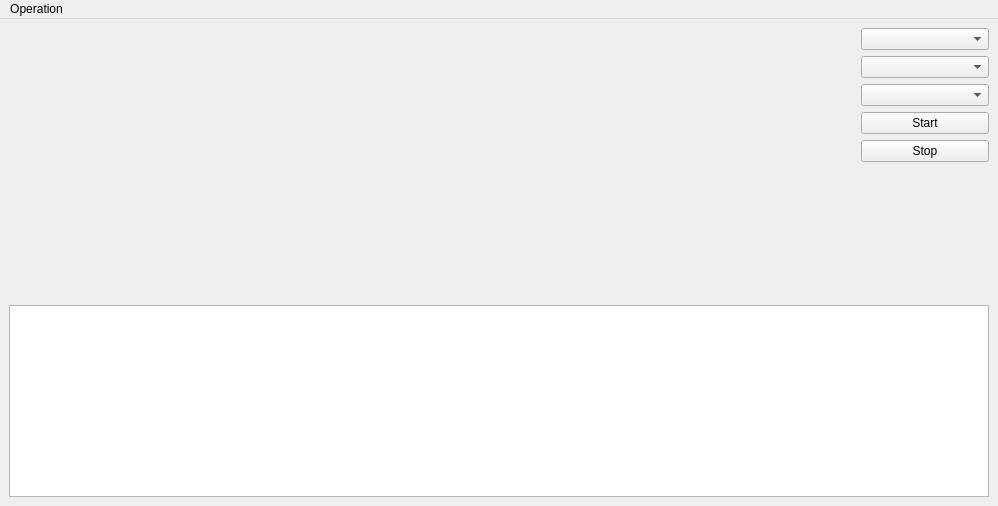
<?xml version="1.0" encoding="UTF-8"?>
<ui version="4.0">
 <class>MainWindow</class>
 <widget class="QMainWindow" name="MainWindow">
  <property name="geometry">
   <rect>
    <x>0</x>
    <y>0</y>
    <width>998</width>
    <height>506</height>
   </rect>
  </property>
  <property name="windowTitle">
   <string>MainWindow</string>
  </property>
  <widget class="QWidget" name="verticalLayoutWidget_2">
   <layout class="QVBoxLayout" name="verticalLayout_2">
    <item>
     <layout class="QHBoxLayout" name="horizontalLayout">
      <item>
       <widget class="QLabel" name="label">
        <property name="text">
         <string/>
        </property>
       </widget>
      </item>
      <item>
       <layout class="QVBoxLayout" name="verticalLayout">
        <property name="sizeConstraint">
         <enum>QLayout::SetMaximumSize</enum>
        </property>
        <item>
         <widget class="QComboBox" name="device_name_list">
          <property name="maximumSize">
           <size>
            <width>128</width>
            <height>16777215</height>
           </size>
          </property>
         </widget>
        </item>
        <item>
         <widget class="QComboBox" name="resolution">
          <property name="maximumSize">
           <size>
            <width>128</width>
            <height>16777215</height>
           </size>
          </property>
         </widget>
        </item>
        <item>
         <widget class="QComboBox" name="fps">
          <property name="maximumSize">
           <size>
            <width>128</width>
            <height>16777215</height>
           </size>
          </property>
         </widget>
        </item>
        <item>
         <widget class="QPushButton" name="start_camera">
          <property name="maximumSize">
           <size>
            <width>128</width>
            <height>16777215</height>
           </size>
          </property>
          <property name="text">
           <string>Start</string>
          </property>
          <attribute name="buttonGroup">
           <string notr="true">camera_group</string>
          </attribute>
         </widget>
        </item>
        <item>
         <widget class="QPushButton" name="stop_camera">
          <property name="maximumSize">
           <size>
            <width>128</width>
            <height>16777215</height>
           </size>
          </property>
          <property name="text">
           <string>Stop</string>
          </property>
          <attribute name="buttonGroup">
           <string notr="true">camera_group</string>
          </attribute>
         </widget>
        </item>
        <item>
         <spacer name="verticalSpacer">
          <property name="orientation">
           <enum>Qt::Vertical</enum>
          </property>
          <property name="sizeHint" stdset="0">
           <size>
            <width>20</width>
            <height>40</height>
           </size>
          </property>
         </spacer>
        </item>
       </layout>
      </item>
     </layout>
    </item>
    <item>
     <widget class="QTextBrowser" name="textBrowser">
      <property name="sizePolicy">
       <sizepolicy hsizetype="Expanding" vsizetype="Fixed">
        <horstretch>0</horstretch>
        <verstretch>0</verstretch>
       </sizepolicy>
      </property>
     </widget>
    </item>
   </layout>
  </widget>
  <widget class="QMenuBar" name="menubar">
   <property name="geometry">
    <rect>
     <x>0</x>
     <y>0</y>
     <width>998</width>
     <height>36</height>
    </rect>
   </property>
   <widget class="QMenu" name="menuVideoDisplay">
    <property name="title">
     <string>Operation</string>
    </property>
   </widget>
   <addaction name="menuVideoDisplay"/>
  </widget>
  <action name="actionStart_Camera">
   <property name="text">
    <string>Start Camera</string>
   </property>
  </action>
  <action name="actionStop_Camera">
   <property name="text">
    <string>Stop Camera</string>
   </property>
  </action>
 </widget>
 <resources/>
 <connections>
  <connection>
   <sender>start_camera</sender>
   <signal>toggled(bool)</signal>
   <receiver>device_name_list</receiver>
   <slot>setDisabled(bool)</slot>
   <hints>
    <hint type="sourcelabel">
     <x>566</x>
     <y>113</y>
    </hint>
    <hint type="destinationlabel">
     <x>566</x>
     <y>51</y>
    </hint>
   </hints>
  </connection>
  <connection>
   <sender>start_camera</sender>
   <signal>toggled(bool)</signal>
   <receiver>resolution</receiver>
   <slot>setDisabled(bool)</slot>
   <hints>
    <hint type="sourcelabel">
     <x>566</x>
     <y>113</y>
    </hint>
    <hint type="destinationlabel">
     <x>566</x>
     <y>82</y>
    </hint>
   </hints>
  </connection>
  <connection>
   <sender>start_camera</sender>
   <signal>toggled(bool)</signal>
   <receiver>fps</receiver>
   <slot>setDisabled(bool)</slot>
   <hints>
    <hint type="sourcelabel">
     <x>567</x>
     <y>230</y>
    </hint>
    <hint type="destinationlabel">
     <x>567</x>
     <y>144</y>
    </hint>
   </hints>
  </connection>
 </connections>
 <buttongroups>
  <buttongroup name="camera_group"/>
 </buttongroups>
</ui>
